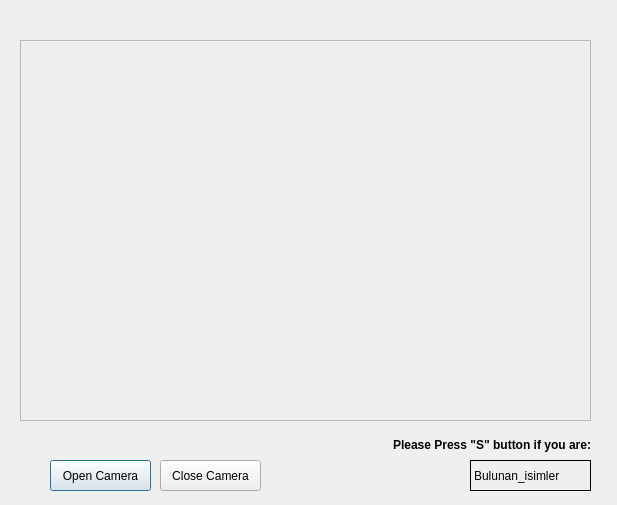
<?xml version="1.0" encoding="UTF-8"?>
<ui version="4.0">
 <class>Dialog</class>
 <widget class="QDialog" name="Dialog">
  <property name="geometry">
   <rect>
    <x>0</x>
    <y>0</y>
    <width>617</width>
    <height>505</height>
   </rect>
  </property>
  <property name="windowTitle">
   <string>Dialog</string>
  </property>
  <widget class="QLabel" name="label">
   <property name="geometry">
    <rect>
     <x>20</x>
     <y>40</y>
     <width>571</width>
     <height>381</height>
    </rect>
   </property>
   <property name="frameShape">
    <enum>QFrame::StyledPanel</enum>
   </property>
   <property name="text">
    <string/>
   </property>
  </widget>
  <widget class="QPushButton" name="pushButton">
   <property name="geometry">
    <rect>
     <x>50</x>
     <y>460</y>
     <width>101</width>
     <height>31</height>
    </rect>
   </property>
   <property name="text">
    <string>Open Camera</string>
   </property>
  </widget>
  <widget class="QPushButton" name="pushButton_2">
   <property name="geometry">
    <rect>
     <x>160</x>
     <y>460</y>
     <width>101</width>
     <height>31</height>
    </rect>
   </property>
   <property name="text">
    <string>Close Camera</string>
   </property>
  </widget>
  <widget class="QLabel" name="label_2">
   <property name="geometry">
    <rect>
     <x>470</x>
     <y>460</y>
     <width>121</width>
     <height>31</height>
    </rect>
   </property>
   <property name="frameShape">
    <enum>QFrame::Panel</enum>
   </property>
   <property name="text">
    <string>Bulunan_isimler</string>
   </property>
  </widget>
  <widget class="QLabel" name="label_3">
   <property name="geometry">
    <rect>
     <x>330</x>
     <y>420</y>
     <width>261</width>
     <height>51</height>
    </rect>
   </property>
   <property name="text">
    <string>&lt;html&gt;&lt;head/&gt;&lt;body&gt;&lt;p align=&quot;right&quot;&gt;&lt;span style=&quot; font-weight:600;&quot;&gt;Please Press &amp;quot;S&amp;quot; button if you are:&lt;/span&gt;&lt;/p&gt;&lt;/body&gt;&lt;/html&gt;</string>
   </property>
  </widget>
 </widget>
 <resources/>
 <connections/>
</ui>
